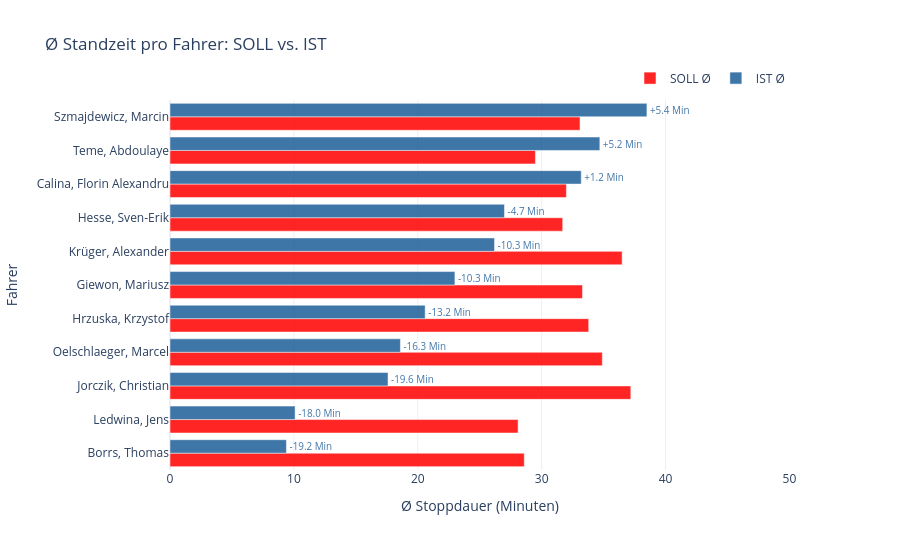

Notebook cell for this chart:
### Code cell
# IST-Fahrerdaten laden
ist_fahrer = pd.read_csv('Ist_Fahrer.csv')
ist_fahrer = ist_fahrer.rename(columns={
    'Avg': 'Ist_Avg',
    'Median': 'Ist_Median',
    'Stopps': 'Ist_Stopps',
    'Max': 'Ist_Max'
})

# SOLL je Fahrer aggregieren
soll_fahrer = (
    soll_raw[soll_raw['STOPP_MIN'] > 0]
    .groupby('FAHRERNAME')['STOPP_MIN']
    .agg(Soll_Avg='mean', Soll_Stopps='count')
    .reset_index()
)

# Mergen über Fahrername
merged_fahrer = pd.merge(
    soll_fahrer,
    ist_fahrer,
    left_on='FAHRERNAME',
    right_on='Fahrername',
    how='inner'
)

merged_fahrer['Abweichung'] = merged_fahrer['Ist_Avg'] - merged_fahrer['Soll_Avg']

merged_fahrer['Vollname'] = merged_fahrer['FAHRERNAME'].str.strip()

merged_fahrer = merged_fahrer.sort_values('Ist_Avg', ascending=True)

# Chart
fig = go.Figure()

fig.add_trace(go.Bar(
    y=merged_fahrer['Vollname'],
    x=merged_fahrer['Soll_Avg'].round(1),
    name='SOLL Ø',
    orientation='h',
    marker_color='#ff0000',
    opacity=0.85
))

fig.add_trace(go.Bar(
    y=merged_fahrer['Vollname'],
    x=merged_fahrer['Ist_Avg'].round(1),
    name='IST Ø',
    orientation='h',
    marker_color='#00498b',
    opacity=0.75,
    text=merged_fahrer['Abweichung'].round(1).apply(lambda v: f'{v:+.1f} Min'),
    textposition='outside',
    textfont=dict(color='#00498b', size=11)
))

fig.update_layout(
    template='plotly_white',
    barmode='group',
    title='Ø Standzeit pro Fahrer: SOLL vs. IST',
    xaxis_title='Ø Stoppdauer (Minuten)',
    yaxis_title='Fahrer',
    height=max(400, len(merged_fahrer) * 50),
    margin=dict(r=110),
    xaxis=dict(range=[0, merged_fahrer['Ist_Avg'].max() * 1.3]),
    legend=dict(orientation='h', yanchor='bottom', y=1.02, xanchor='right', x=1)
)

fig.show()

### Figure 1 — Plotly figure (JSON) as saved in the notebook; plotly's stock layout.template omitted (floating-point values rounded to 4 significant figures)
{"data": [{"marker": {"color": "#ff0000"}, "name": "SOLL Ø", "opacity": 0.85, "orientation": "h", "type": "bar", "x": [28.6, 28.1, 37.2, 34.9, 33.8, 33.3, 36.5, 31.7, 32.0, 29.5, 33.1], "y": ["Borrs, Thomas", "Ledwina, Jens", "Jorczik, Christian", "Oelschlaeger, Marcel", "Hrzuska, Krzystof", "Giewon, Mariusz", "Krüger, Alexander", "Hesse, Sven-Erik", "Calina, Florin Alexandru", "Teme, Abdoulaye", "Szmajdewicz, Marcin"]}, {"marker": {"color": "#00498b"}, "name": "IST Ø", "opacity": 0.75, "orientation": "h", "text": ["-19.2 Min", "-18.0 Min", "-19.6 Min", "-16.3 Min", "-13.2 Min", "-10.3 Min", "-10.3 Min", "-4.7 Min", "+1.2 Min", "+5.2 Min", "+5.4 Min"], "textfont": {"color": "#00498b", "size": 11}, "textposition": "outside", "type": "bar", "x": [9.4, 10.1, 17.6, 18.6, 20.6, 23.0, 26.2, 27.0, 33.2, 34.7, 38.5], "y": ["Borrs, Thomas", "Ledwina, Jens", "Jorczik, Christian", "Oelschlaeger, Marcel", "Hrzuska, Krzystof", "Giewon, Mariusz", "Krüger, Alexander", "Hesse, Sven-Erik", "Calina, Florin Alexandru", "Teme, Abdoulaye", "Szmajdewicz, Marcin"]}], "layout": {"barmode": "group", "height": 550, "legend": {"orientation": "h", "x": 1, "xanchor": "right", "y": 1.02, "yanchor": "bottom"}, "margin": {"r": 110}, "title": {"text": "Ø Standzeit pro Fahrer: SOLL vs. IST"}, "xaxis": {"range": [0, 50.05], "title": {"text": "Ø Stoppdauer (Minuten)"}}, "yaxis": {"title": {"text": "Fahrer"}}}}
